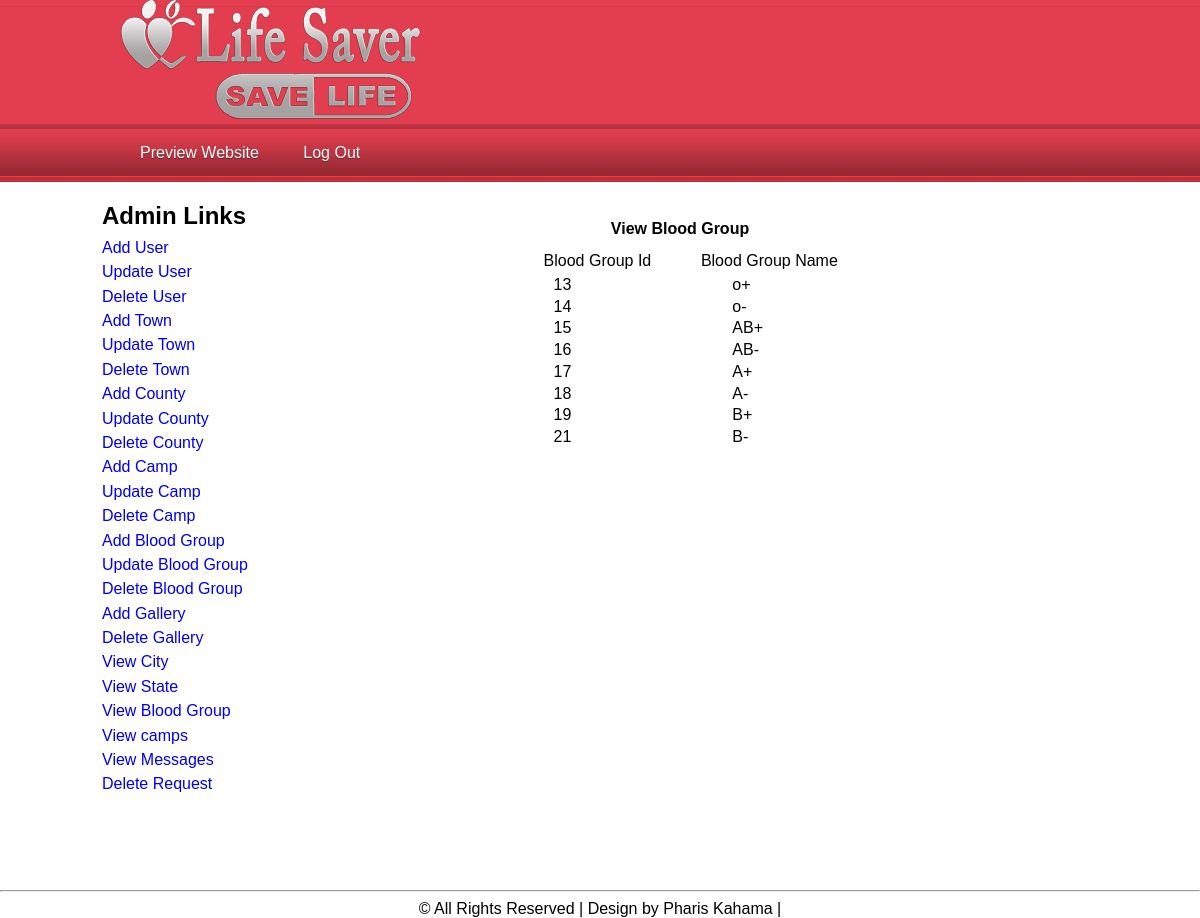
/Admin/viewbloodgroup.php (signed in), run on the app's committed database.
### tables this page shows
CREATE TABLE `bloodgroup` (
  `bg_id` int(100) NOT NULL,
  `bg_name` varchar(100) NOT NULL
);

### Admin/viewbloodgroup.php (the view, shortened to what this page needs)
<!DOCTYPE html>
<html>
<head>
<link href="StyleSheet.css" rel="stylesheet" type="text/css" />
<link href="css/style.css" rel="stylesheet" type="text/css" media="all" />
</head>
<body>
<?php include('topbar.php'); ?>
    <center>
   <div style="width:1000px; height:700px; ">
       <div style="width:200px; float:left;">
       <?php include('left.php'); ?>
       </div>
       <div style="width:800px;float:left">
<br /><br />
<?php include('function.php'); ?>
       <form method="post">
<table border="0" align="center" width="400px" height="30px" >
<tr><td colspan="2" align="center" ><span style="font-weight: bolder; margin-left: -40px;"> View Blood Group </span></td></tr>
<tr><td align="center" style="padding-top:10px">
<table border="1" align="center" width="80%" height="200px" >
<tr><td>Blood Group Id </td><td align="center">Blood Group Name</td></tr>
<tr><td>
<?php
$cn=mysqli_connect("localhost","root","","bloodbank");
$s="select * from bloodgroup";
	$result=mysqli_query($cn,$s);
	while($data=mysqli_fetch_array($result))
	{
			echo "<tr><td style='padding-left:10px'>$data[0]</td><td  style='padding-left:50px'>$data[1]</td></tr>";
		}
?>
</td></tr>
</table>
</table>
</form>
       </div>
   </div>
    </center>
<?php include('bottom.php'); ?>
</body>
</html>

### Admin/topbar.php (shortened to what this page needs)
<!DOCTYPE html PUBLIC "-//W3C//DTD XHTML 1.0 Transitional//EN" "http://www.w3.org/TR/xhtml1/DTD/xhtml1-transitional.dtd">
<html xmlns="http://www.w3.org/1999/xhtml">
<head>
</head>
<body>
<div class="h_bg">
<div class="wrap">
<div class="header">
		<div class="logo">
			<h1><img src="images/logo.png" alt=""></h1>
		</div>
	</div>
</div>
</div>
<div class="nav_bg">
<div class="wrap">
		<ul class="nav">
            <li><a href="../index.php" target="_blank">Preview Website</a></li>
             <li><a href="logout.php">Log Out</a></li>
            </ul>
	</div>
    </div>
</body>
</html>

### Admin/left.php (shortened to what this page needs)
<!DOCTYPE html>
<html>
<head>
<link href="StyleSheet.css" rel="stylesheet" type="text/css" />
<link href="css/style.css" rel="stylesheet" type="text/css" media="all" />
</head>
<body>
   <div style="width:1000px; height:700px;">
       <div style="width:800px;float:left; height:500px">
<table style="width:100%; height:600px">
<tr><td style="font-size:24px; color:black; font-weight:bold">Admin Links</td></tr>
<br />
<?php if($_SESSION["usertype"]=="Admin")
{?>
<tr><td ><a href="adduser.php">Add User</a></td></tr>
<tr><td ><a href="upuser.php">Update User</a></td></tr>
<tr><td ><a href="deluser.php">Delete User</a></td></tr>
<?php }?>
<tr><td ><a href="addcity.php">Add Town</a></td></tr>
<?php if($_SESSION["usertype"]=="Admin")
{?>
<tr><td ><a href="updatecity.php">Update Town</a></td></tr>
<tr><td ><a href="deletecity.php">Delete Town</a></td></tr>
<?php }?>
<tr><td ><a href="addstate.php">Add County</a></td></tr>
<?php if($_SESSION["usertype"]=="Admin")
{?>
<tr><td ><a href="updatestate.php">Update County</a></td></tr>
<tr><td ><a href="deletestate.php">Delete County</a></td></tr>
<?php }?>
<tr><td><a href="addcamp.php">Add Camp</a></td></tr>
<?php if($_SESSION["usertype"]=="Admin")
{?>
<tr><td><a href="updatecamp.php">Update Camp</a></td></tr>
<tr><td><a href="deletecamp.php">Delete Camp</a></td></tr>
<?php }?>
<tr><td><a href="addbloodgroup.php">Add Blood Group</a></td></tr>
<?php if($_SESSION["usertype"]=="Admin")
{?>
<tr><td><a href="upbloodgroup.php">Update Blood Group</a></td></tr>
<tr><td><a href="deletebloodgroup.php">Delete Blood Group</a></td></tr>
<?php }?>
<tr><td><a href="addgallery.php">Add Gallery</a></td></tr>
<?php if($_SESSION["usertype"]=="Admin")
{?>
<tr><td><a href="deletegallery.php">Delete Gallery</a></td></tr>
<?php }?>
<tr><td><a href="viewcity.php">View City</a></td></tr>
<tr><td><a href="viewstate.php">View State</a></td></tr>
<tr><td><a href="viewbloodgroup.php">View Blood Group</a></td></tr>
<tr><td><a href="viewcamp.php">View camps</a></td></tr>
<tr><td><a href="viewmessage.php">View Messages</a></td></tr>
<tr><td><a href="deleterequest.php">Delete Request</a></td></tr>
</table></div></div>
</body>
</html>

### Admin/function.php (shortened to what this page needs)
<!DOCTYPE html>
<html>
<head>
</head>
<body>
</body>
</html>

### Admin/bottom.php (shortened to what this page needs)
<!DOCTYPE html>
<html>
<head>
</head>
<body>
		<hr/>
				<p align="center">© All Rights Reserved | Design by Pharis Kahama |</p>
</body>
</html>

### Admin/css/style.css (style rules this page uses)
html,body,div,span,applet,object,iframe,h1,h2,h3,h4,h5,h6,p,blockquote,pre,a,abbr,acronym,address,big,cite,code,del,dfn,em,img,ins,kbd,q,s,samp,small,strike,strong,sub,sup,tt,var,b,u,i,dl,dt,dd,ol,nav ul,nav li,fieldset,form,label,legend,table,caption,tbody,tfoot,thead,tr,th,td,article,aside,canvas,details,embed,figure,figcaption,footer,header,hgroup,menu,nav,output,ruby,section,summary,time,mark,audio,video { margin:0;padding:0;border:0;font-size:100%;font:inherit;vertical-align:baseline; }
ol,ul { list-style:none;margin:0;padding:0; }
a { text-decoration:none; }
img { max-width:100%; }
body { font-family: Arial, Geneva,Helvetica, sans-serif; font-size: 100%; }
.wrap { margin:0 auto; width:80%; }
.h_bg { background: url('../images/h_bg.png') repeat-x ; }
.nav_bg { background: url('../images/nav_bg.png') center 0 repeat-x #CF797E; height:58px; }
.nav li { display:inline-block; }
.nav li a { font-family: 'Source Sans Pro', sans-serif; line-height:1.8em; display:block; text-decoration:none; font-weight:normal; color:#ffffff; padding:15px 20px; font-size: 1em; text-transform: capitalize; text-shadow: 0 1px 0 #5C2830; letter-spacing:0px; }

### data on the page
bloodgroup: bg_id "13", bg_name "o+"
bloodgroup: bg_id "14", bg_name "o-"
bloodgroup: bg_id "15", bg_name "AB+"
bloodgroup: bg_id "16", bg_name "AB-"
bloodgroup: bg_id "17", bg_name "A+"
bloodgroup: bg_id "18", bg_name "A-"
bloodgroup: bg_id "19", bg_name "B+"
bloodgroup: bg_id "21", bg_name "B-"
